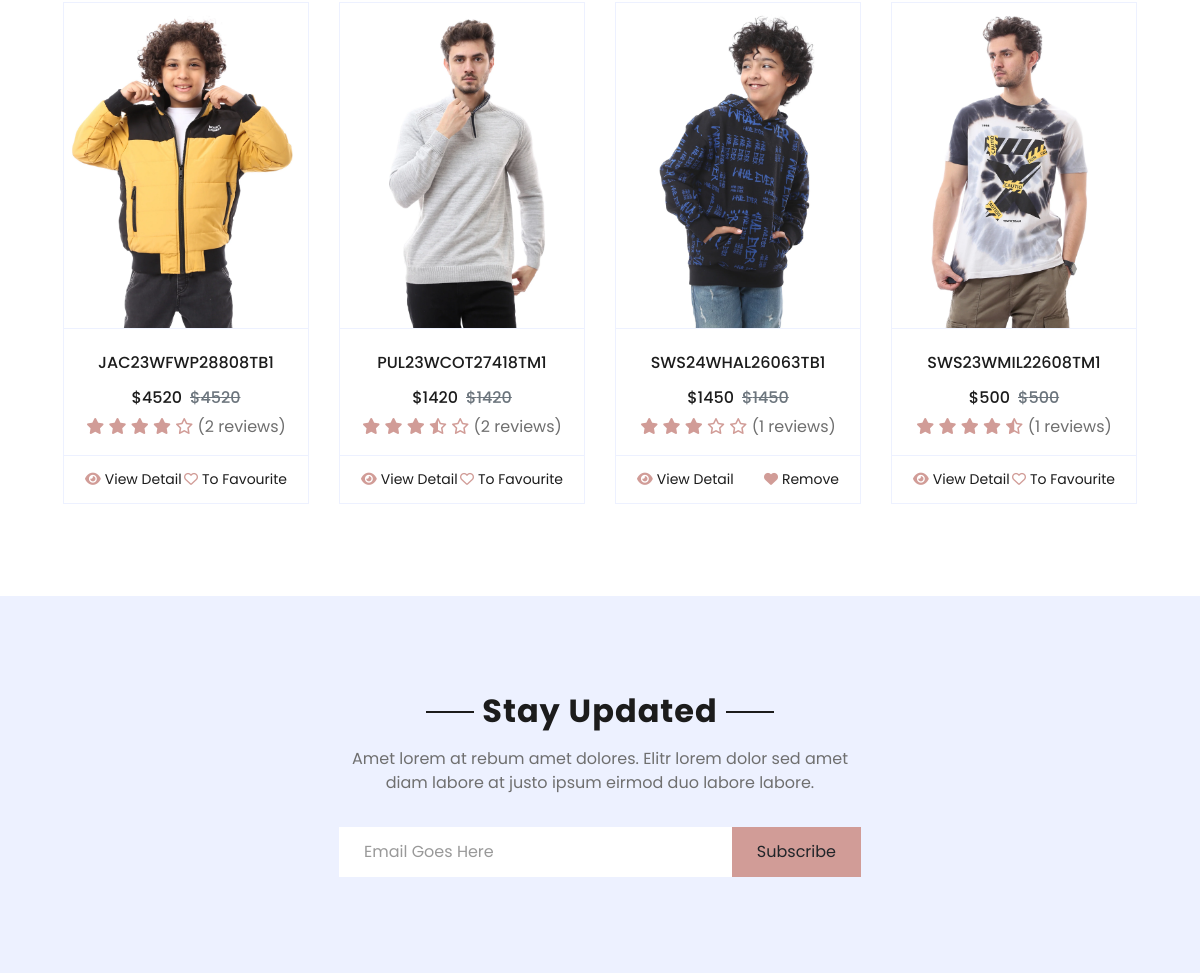
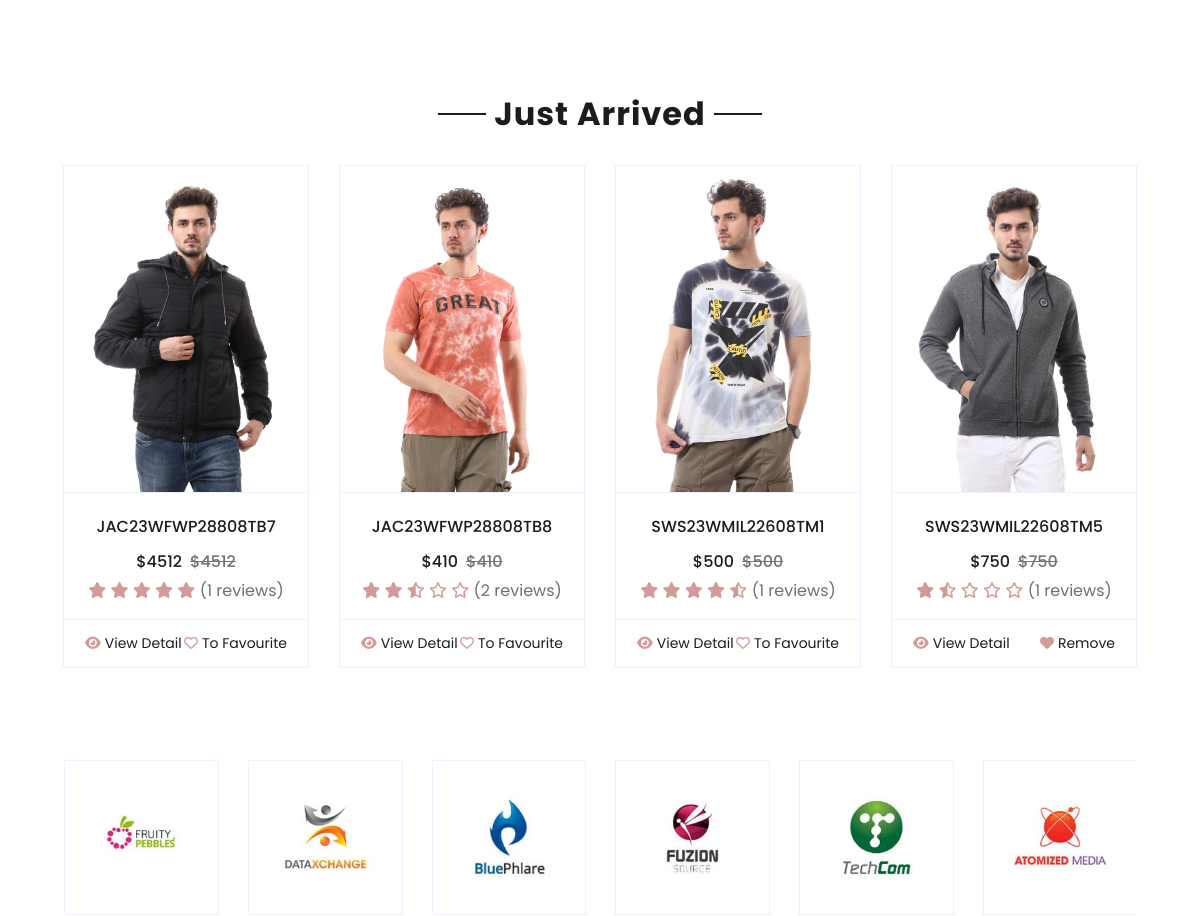
/ (signed in, middle part), run on an earlier commit of the app's database (2 pictures, top to bottom).
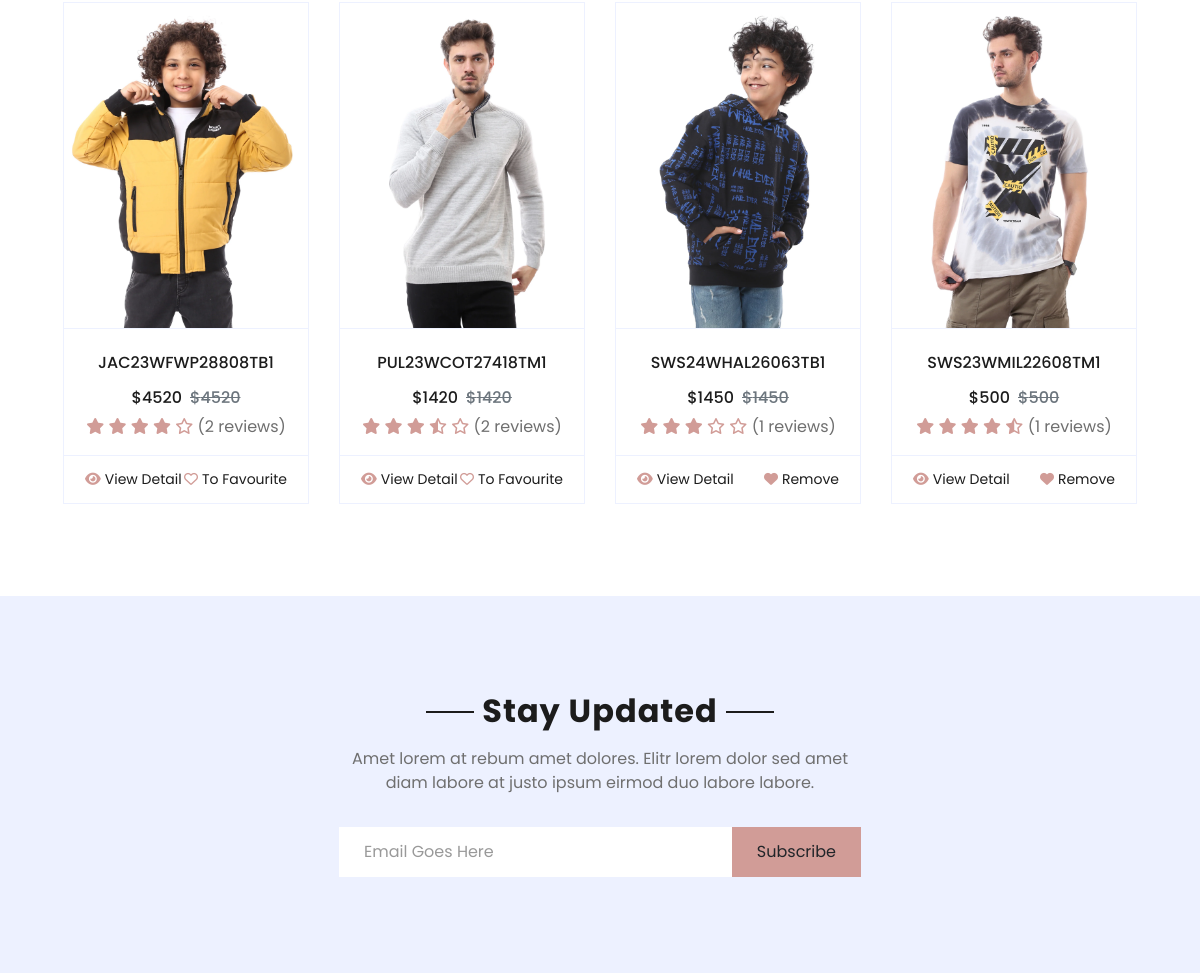
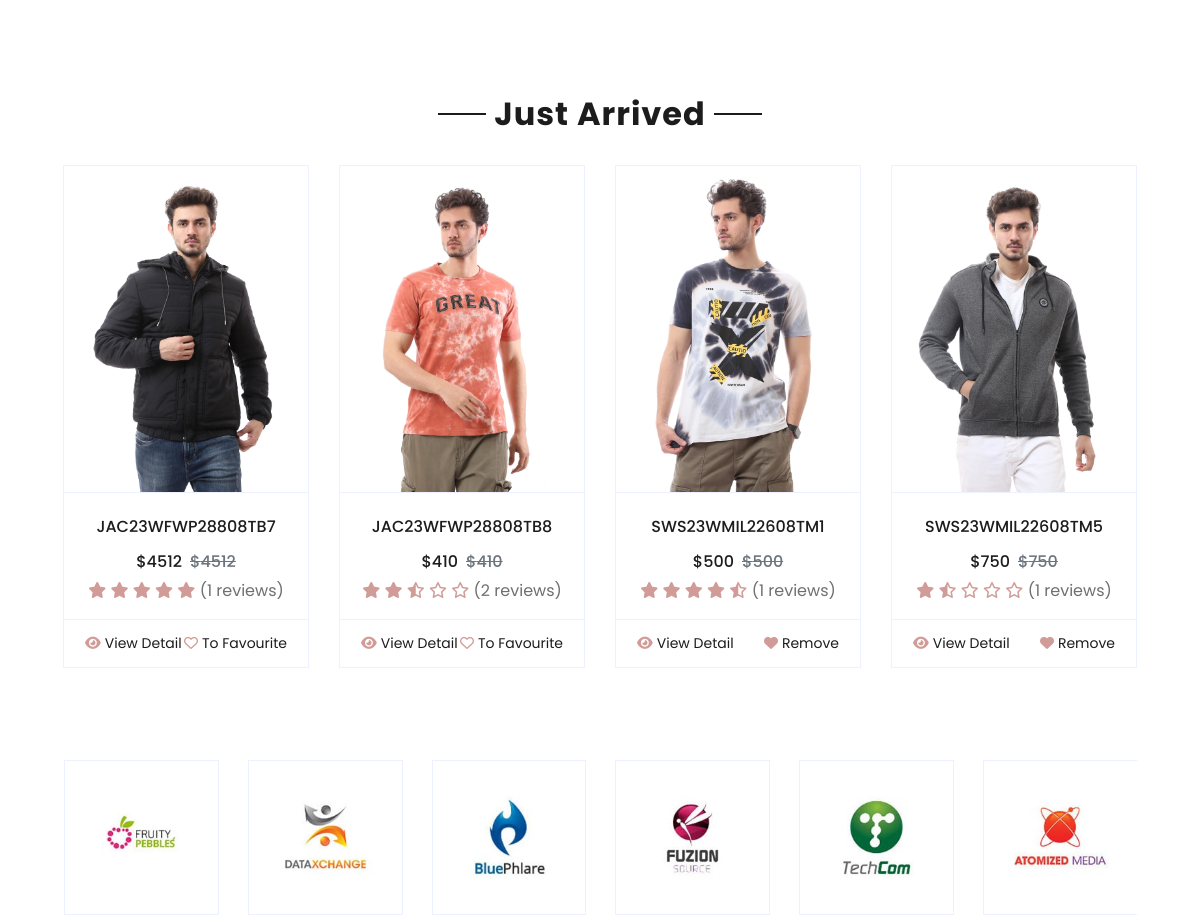
And on a later commit of the database (2 pictures, top to bottom).
### products/models.py (models this page shows, shortened)
class Product(models.Model):
    name = models.CharField(unique=True, max_length=50)
    image = models.ImageField(upload_to='product/')
    stock = models.IntegerField(default=1)
    price = models.IntegerField(default=0)
    discount = models.FloatField(default=0)
    description = models.TextField(max_length=10000)
    created_at = models.DateTimeField( default=timezone.now)
    slug = models.SlugField(null=True,blank=True , unique=True)
    views = models.PositiveIntegerField(default=0)
    is_available = models.BooleanField(default=True)
    tags = TaggableManager()
    subcategory = models.ForeignKey("Subcategory",related_name='product_subcategory',null=True,blank=True, on_delete=models.CASCADE)
    PRDBrand = models.ForeignKey('Brand' ,related_name='product_brand', on_delete=models.CASCADE , blank=True, null=True ,verbose_name=_("Brand "))
    like = models.ManyToManyField(User , blank=True,related_name='product_favourite')
    class Meta:
        ordering = ["name"]
    def avr_review(self):
        reviews = ReviewRating.objects.filter(product=self , status=True).aggregate(average=Avg('rating'))
        avg =0
        if reviews['average'] is not None:
            avg = float(reviews['average'])
        return avg
    def count_review(self):
        reviews = ReviewRating.objects.filter(product=self , status=True).aggregate(count=Count('rating'))
        count = 0
        if reviews['count'] is not None:
            count = int(reviews['count'])
        return count
    def get_absolute_url(self):
        return reverse("product_detail", args=[self.subcategory.id,self.slug])
    def __str__(self):
        return self.name

### settings/views.py (the view)
# urls.py: 2. Add a URL to urlpatterns:  path('', views.home, name='home')
def home(request):
    trandy_paroduct = Product.objects.all().order_by('-views')[:4]
    just_arrived = Product.objects.all().order_by('-created_at')[:4]
    category = Subcategory.objects.all().annotate(category_count=Count("product_subcategory"))[:3]
    context = {
        'trandy_product':trandy_paroduct,
        'just_arrived':just_arrived,
        'category':category,
    }
    return render(request , 'home.html' , context)

### accounts/favourite_context.py (called while the page is built)
def counter(request):
    product_count = 0
    if request.user.is_authenticated:
        if 'admin' in request.path:
            return{}
        else :
            try :
                user_favourites = Product.objects.filter(like=request.user)
                product_count = user_favourites.count()
            except Product.DoesNotExist:
                product_count=0
    return dict(product_count=product_count)

### carts/cart_context.py (called while the page is built)
def cart_count(request):
    cart_counter = 0
    if 'admin' in request.path:
        return{}
    else:
        try:
            cart = Cart.objects.filter(cart_id=_cart_id(request))
            if request.user.is_authenticated:
                cart_items = CartItem.objects.all().filter(user=request.user)
            else:
                cart_items = CartItem.objects.all().filter(cart=cart[:1])
            for cart_item in cart_items:
                cart_counter += cart_item.quantity
        except Cart.DoesNotExist :
            cart_counter = 0
    return dict(cart_counter=cart_counter)

### carts/views.py (called while the page is built)
def _cart_id(request):
    cart = request.session.session_key
    if not cart:
        cart = request.session.create()
    return cart

### products/models.py (called while the page is built)
    def __str__(self):
        return self.name

### settings/templates/home.html (shortened to what the changed rows need)
{% extends 'base.html' %}
{% load static %}
{% block body %}
<div class="container-fluid pt-5">
    <div class="row px-xl-5 pb-3">
        {% for product in trandy_product %}
        <div class="col-lg-3 col-md-6 col-sm-12 pb-1">
            <div class="card product-item border-0 mb-4">
                <div class="card-header product-img position-relative overflow-hidden bg-transparent border p-0">
                    <img class="img-fluid w-100" src="{{product.image.url}}" alt="">
                </div>
                <div class="card-body border-left border-right text-center p-0 pt-4 pb-3">
                    <h6 class="text-truncate mb-3">{{product}}</h6>
                    <div class="d-flex justify-content-center">
                        <h6>${{product.price}}</h6>
                        <h6 class="text-muted ml-2"><del>${{product.price}}</del></h6>
                    </div>
                    <div class="rating-star">
                                <span>
                                    <i class="fa fa-star{% if product.avr_review < 0.5%}-o{% elif product.avr_review >= 0.5 and product.avr_review < 1%}-half-o{%endif%}"
                                        aria-hidden="true"></i>
                                    <i class="fa fa-star{% if product.avr_review < 1.5%}-o{% elif product.avr_review >= 1.5 and product.avr_review < 2%}-half-o{%endif%}"
                                        aria-hidden="true"></i>
                                    <i class="fa fa-star{% if product.avr_review < 2.5%}-o{% elif product.avr_review >= 2.5 and product.avr_review < 3%}-half-o{%endif%}"
                                        aria-hidden="true"></i>
                                    <i class="fa fa-star{% if product.avr_review < 3.5%}-o{% elif product.avr_review >= 3.5 and product.avr_review < 4%}-half-o{%endif%}"
                                        aria-hidden="true"></i>
                                    <i class="fa fa-star{% if product.avr_review < 4.5%}-o{% elif product.avr_review >= 4.5 and product.avr_review < 5%}-half-o{%endif%}"
                                        aria-hidden="true"></i>
                                </span>({{product.count_review}} reviews)
                            </div>
                </div>
                <div class="card-footer d-flex justify-content-between bg-light border">
                    <a href="{{product.get_absolute_url}}" class="btn btn-sm text-dark p-0"><i
                            class="fas fa-eye text-primary mr-1"></i>View Detail</a>
                    {% if request.user in product.like.all %}
                            <a href="{% url 'add_to_favourit' product.id%}" class="btn btn-sm text-dark p-0"><i
                                    class="fa-solid fa-heart text-primary mr-1"></i>Remove</a>
                            {% else %}
                            <a href="{% url 'add_to_favourit' product.id%}" class="btn btn-sm text-dark p-0"><i
                                    class="fa-regular fa-heart text-primary mr-1"></i>To Favourite</a>
                            {% endif %}
                </div>
            </div>
        </div>
        {% endfor %}
    </div>
</div>
<div class="container-fluid bg-secondary my-5">
    <div class="row justify-content-md-center py-5 px-xl-5">
        <div id="main_form_div" class="col-md-6 col-12 py-5">
            <div class="text-center mb-2 pb-2">
                <h2 class="section-title px-5 mb-3"><span class="bg-secondary px-2">Stay Updated</span></h2>
            </div>
        </div>
    </div>
</div>
<div class="container-fluid pt-5">
    <div class="text-center mb-4">
        <h2 class="section-title px-5"><span class="px-2">Just Arrived</span></h2>
    </div>
    <div class="row px-xl-5 pb-3">
        {% for product in just_arrived %}
        <div class="col-lg-3 col-md-6 col-sm-12 pb-1">
            <div class="card product-item border-0 mb-4">
                <div class="card-header product-img position-relative overflow-hidden bg-transparent border p-0">
                    <img class="img-fluid w-100" src="{{product.image.url}}" alt="">
                </div>
                <div class="card-body border-left border-right text-center p-0 pt-4 pb-3">
                    <h6 class="text-truncate mb-3">{{product}}</h6>
                    <div class="d-flex justify-content-center">
                        <h6>${{product.price}}</h6>
                        <h6 class="text-muted ml-2"><del>${{product.price}}</del></h6>
                    </div>
                    <div class="rating-star">
                                <span>
                                    <i class="fa fa-star{% if product.avr_review < 0.5%}-o{% elif product.avr_review >= 0.5 and product.avr_review < 1%}-half-o{%endif%}"
                                        aria-hidden="true"></i>
                                    <i class="fa fa-star{% if product.avr_review < 1.5%}-o{% elif product.avr_review >= 1.5 and product.avr_review < 2%}-half-o{%endif%}"
                                        aria-hidden="true"></i>
                                    <i class="fa fa-star{% if product.avr_review < 2.5%}-o{% elif product.avr_review >= 2.5 and product.avr_review < 3%}-half-o{%endif%}"
                                        aria-hidden="true"></i>
                                    <i class="fa fa-star{% if product.avr_review < 3.5%}-o{% elif product.avr_review >= 3.5 and product.avr_review < 4%}-half-o{%endif%}"
                                        aria-hidden="true"></i>
                                    <i class="fa fa-star{% if product.avr_review < 4.5%}-o{% elif product.avr_review >= 4.5 and product.avr_review < 5%}-half-o{%endif%}"
                                        aria-hidden="true"></i>
                                </span>({{product.count_review}} reviews)
                            </div>
                </div>
                <div class="card-footer d-flex justify-content-between bg-light border">
                    <a href="{{product.get_absolute_url}}" class="btn btn-sm text-dark p-0"><i
                            class="fas fa-eye text-primary mr-1"></i>View Detail</a>
                    {% if request.user in product.like.all %}
                            <a href="{% url 'add_to_favourit' product.id%}" class="btn btn-sm text-dark p-0"><i
                                    class="fa-solid fa-heart text-primary mr-1"></i>Remove</a>
                            {% else %}
                            <a href="{% url 'add_to_favourit' product.id%}" class="btn btn-sm text-dark p-0"><i
                                    class="fa-regular fa-heart text-primary mr-1"></i>To Favourite</a>
                            {% endif %}
                </div>
            </div>
        </div>
        {% endfor %}
    </div>
</div>
{% endblock body %}

What changed in the data, as far as the page shows it:
changed Product "SWS23WMIL22608TM1": text "To Favourite To Favourite" → "Remove Remove"
